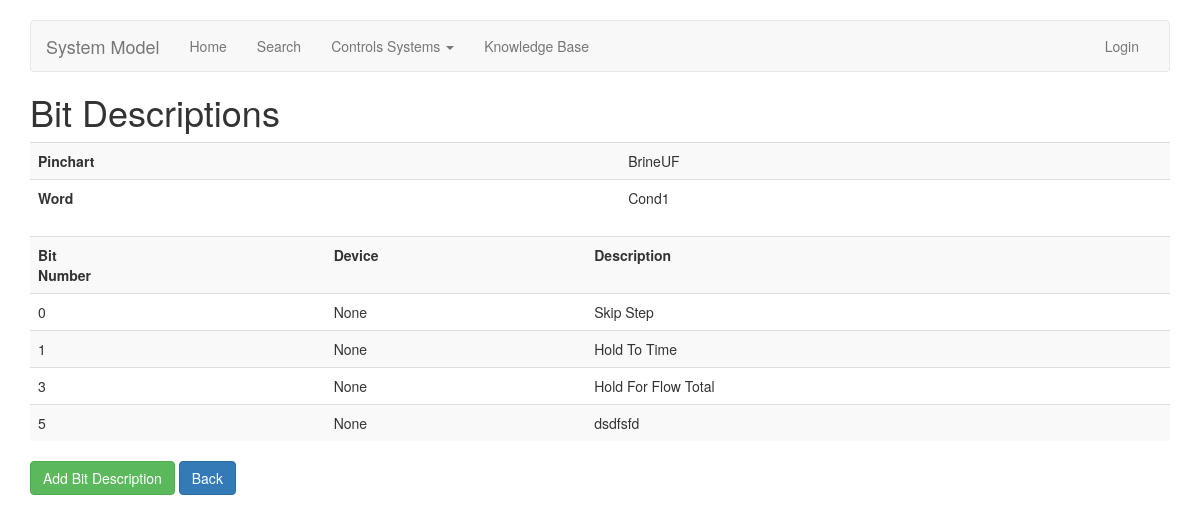
The page /pinchart/word/1/bitdescriptions/index/ on the database its author committed.
### pinchart/models.py (models this page shows, shortened)
class Word(models.Model):
    TYPE_CHOICES = [
        ('BOOL', 'BOOL'),
        ('32-BIT', '32-BIT'),
        ('DINT', 'DINT'),
        ('REAL', 'REAL'),
        ('STRING', 'STRING'),
        ('INT', 'INT'),
        ('16-BIT', '16-BIT'),
        ('STEP DESCRIPTION', 'STEP DESCRIPTION'),
    ]
    objects = managers.WordManager()
    pinchart = models.ForeignKey(Pinchart, on_delete=models.CASCADE)
    group = models.CharField(max_length=82, blank=True, null=True)
    name = models.CharField(max_length=82) # word or variable name
    type = models.CharField(choices=TYPE_CHOICES, default='DINT', max_length=30)
    address_template = models.CharField(verbose_name="Address Template", max_length=1024)
    def __str__(self):
        return self.name
    class Meta:
        unique_together = ("pinchart", "name")

class Pinchart(models.Model):
    objects = managers.PinchartManager()
    customer = models.IntegerField(default=0)
    name = models.CharField(max_length=256)
    description = models.CharField(max_length=1024, blank=True, null=True)
    controller_ipaddress = models.GenericIPAddressField(verbose_name="Controller IP Address",
                                                        protocol='IPv4')
    controller_slot = models.IntegerField(verbose_name="Controller Slot #")
    def __str__(self):
        return self.name
    class Meta:
        unique_together = ("customer", "controller_ipaddress")

class BitDescription(models.Model):
    objects = managers.BitDescriptionManager()
    word = models.ForeignKey(Word, on_delete=models.CASCADE)
    bit = IntegerRangeField(verbose_name="Bit number 0-15, or 0-31", min_value=0, max_value=32)
    device = models.CharField(max_length=24, blank=True, null=True)
    description = models.CharField(max_length=1024)
    class Meta:
        unique_together = ("word", "bit")

### pinchart/views.py (the view)
# urls.py: path('word/<pk>/bitdescriptions/index/', views.BitDescriptionListView.as_view(), name='bitdescription-list'),
class BitDescriptionListView(ListView):
    model = models.BitDescription
    def get_parent(self):
        parent = get_object_or_404(models.Word, pk=self.kwargs.get('pk'))
        return parent
    def get_queryset(self):
        return models.BitDescription.objects.filter(word=self.get_parent()).order_by('bit')
    def get_context_data(self, **kwargs):
        context = super(BitDescriptionListView, self).get_context_data(**kwargs)
        context['parent_object'] = self.get_parent()
        return context

### templates/pinchart/bitdescription_list.html
{% extends 'pinchart/base.html' %}
{% block headline %}Bit Descriptions{% endblock headline %}
{% block content %}
	<table class="table table-striped">
		<tr>
			<th>Pinchart</th>
			<td>{{ parent_object.pinchart }}</td>
		</tr>
		<tr>
			<th>Word</th>
			<td>{{ parent_object }}</td>
		</tr>
	</table>
	{% if not object_list %}
		<p><i>No Bit Descriptions Yet.</i></p>
	{% else %}
		<table class="table table-striped">
			<tr>
				<th>Bit<br />Number</th>
				<th>Device</th>
				<th>Description</th>
			</tr>
            {% for i in object_list %}
				<tr>
					<td>{{ i.bit }}</td>
					<td>{{ i.device }}</td>
					<td>{{ i.description }}</td>
				</tr>
			{% endfor %}
		</table>
	{% endif %}
	<a class='btn btn-success' href="{% url 'bitdescription-create' pk=parent_object.pk %}">Add Bit Description</a>
	<a class='btn btn-primary' href="{% url 'word-list' pk=parent_object.pinchart.pk %}">Back</a></p>
{% endblock %}

### templates/pinchart/base.html (style rules this page uses)
body { padding-top: 20px; padding-bottom: 20px; }

### rows shown on the page
Word: pinchart "BrineUF", name "Cond1"
BitDescription: bit "0", device "None", description "Skip Step"
BitDescription: bit "1", device "None", description "Hold To Time"
BitDescription: bit "3", device "None", description "Hold For Flow Total"
BitDescription: bit "5", device "None", description "dsdfsfd"
